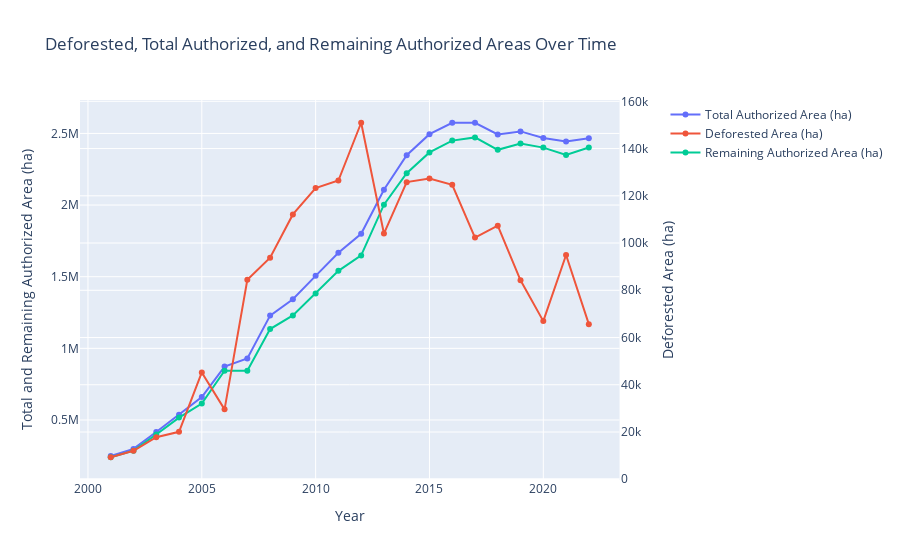

Notebook source saved alongside this figure:
### Code cell
# Extract data for visualization
years = [result['year'] for result in results]
total_authorized_areas = [result['total_authorized_area'] for result in results]
deforested_areas = [result['deforested_area_ha'] for result in results]
remaining_areas = [result['remaining_authorized_area_ha'] for result in results]

# Create traces
trace1 = go.Scatter(x=years, y=total_authorized_areas, mode='lines+markers', name='Total Authorized Area (ha)')
trace2 = go.Scatter(x=years, y=deforested_areas, mode='lines+markers', name='Deforested Area (ha)', yaxis='y2')
trace3 = go.Scatter(x=years, y=remaining_areas, mode='lines+markers', name='Remaining Authorized Area (ha)')

# Create a figure with secondary y-axis
fig = make_subplots(specs=[[{"secondary_y": True}]])

# Add traces
fig.add_trace(trace1, secondary_y=False)
fig.add_trace(trace2, secondary_y=True)
fig.add_trace(trace3, secondary_y=False)

# Add figure title and axis labels
fig.update_layout(
    title_text="Deforested, Total Authorized, and Remaining Authorized Areas Over Time",
    xaxis_title="Year",
    yaxis_title="Total and Remaining Authorized Area (ha)",
    yaxis2_title="Deforested Area (ha)"
)

# Show plot
fig.show()

### Figure 1 — Plotly figure (JSON) as saved in the notebook; plotly's stock layout.template omitted (floating-point values rounded to 4 significant figures)
{"data": [{"mode": "lines+markers", "name": "Total Authorized Area (ha)", "type": "scatter", "x": [2001, 2002, 2003, 2004, 2005, 2006, 2007, 2008, 2009, 2010, 2011, 2012, 2013, 2014, 2015, 2016, 2017, 2018, 2019, 2020, 2021, 2022], "xaxis": "x", "y": [249300.0, 298100.0, 416200.0, 536700.0, 660300.0, 873100.0, 929000.0, 1228000.0, 1342000.0, 1506000.0, 1668000.0, 1800000.0, 2107000.0, 2348000.0, 2495000.0, 2575000.0, 2575000.0, 2493000.0, 2514000.0, 2468000.0, 2444000.0, 2467000.0], "yaxis": "y"}, {"mode": "lines+markers", "name": "Deforested Area (ha)", "type": "scatter", "x": [2001, 2002, 2003, 2004, 2005, 2006, 2007, 2008, 2009, 2010, 2011, 2012, 2013, 2014, 2015, 2016, 2017, 2018, 2019, 2020, 2021, 2022], "xaxis": "x", "y": [9324.0, 12060.0, 17800.0, 20100.0, 45240.0, 29600.0, 84470.0, 93820.0, 112100.0, 123300.0, 126500.0, 150900.0, 104000.0, 125800.0, 127300.0, 124700.0, 102300.0, 107400.0, 84200.0, 66950.0, 94920.0, 65670.0], "yaxis": "y2"}, {"mode": "lines+markers", "name": "Remaining Authorized Area (ha)", "type": "scatter", "x": [2001, 2002, 2003, 2004, 2005, 2006, 2007, 2008, 2009, 2010, 2011, 2012, 2013, 2014, 2015, 2016, 2017, 2018, 2019, 2020, 2021, 2022], "xaxis": "x", "y": [239900.0, 286100.0, 398400.0, 516600.0, 615100.0, 843500.0, 844500.0, 1135000.0, 1230000.0, 1383000.0, 1541000.0, 1649000.0, 2003000.0, 2222000.0, 2368000.0, 2450000.0, 2472000.0, 2386000.0, 2430000.0, 2401000.0, 2349000.0, 2402000.0], "yaxis": "y"}], "layout": {"title": {"text": "Deforested, Total Authorized, and Remaining Authorized Areas Over Time"}, "xaxis": {"anchor": "y", "domain": [0, 0.94], "title": {"text": "Year"}}, "yaxis": {"anchor": "x", "domain": [0, 1], "title": {"text": "Total and Remaining Authorized Area (ha)"}}, "yaxis2": {"anchor": "x", "overlaying": "y", "side": "right", "title": {"text": "Deforested Area (ha)"}}}}
